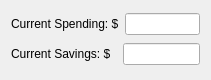
   <widget class="QWidget" name="verticalLayoutWidget_15">
    <property name="geometry">
     <rect>
      <x>960</x>
      <y>90</y>
      <width>211</width>
      <height>80</height>
     </rect>
    </property>
    <layout class="QVBoxLayout" name="currentvert">
     <item>
      <layout class="QHBoxLayout" name="currspendhoriz">
       <item>
        <widget class="QLabel" name="currSpendingLabel">
         <property name="text">
          <string>Current Spending: $</string>
         </property>
        </widget>
       </item>
       <item>
        <widget class="QLineEdit" name="spendingLine">
         <property name="readOnly">
          <bool>true</bool>
         </property>
        </widget>
       </item>
      </layout>
     </item>
     <item>
      <layout class="QHBoxLayout" name="currsavehoriz">
       <item>
        <widget class="QLabel" name="currSavingLabel">
         <property name="text">
          <string>Current Savings: $</string>
         </property>
        </widget>
       </item>
       <item>
        <spacer name="horizontalSpacer_3">
         <property name="orientation">
          <enum>Qt::Horizontal</enum>
         </property>
         <property name="sizeType">
          <enum>QSizePolicy::Fixed</enum>
         </property>
         <property name="sizeHint" stdset="0">
          <size>
           <width>6</width>
           <height>20</height>
          </size>
         </property>
        </spacer>
       </item>
       <item>
        <widget class="QLineEdit" name="savingsLine">
         <property name="readOnly">
          <bool>true</bool>
         </property>
        </widget>
       </item>
      </layout>
     </item>
    </layout>
   </widget>
